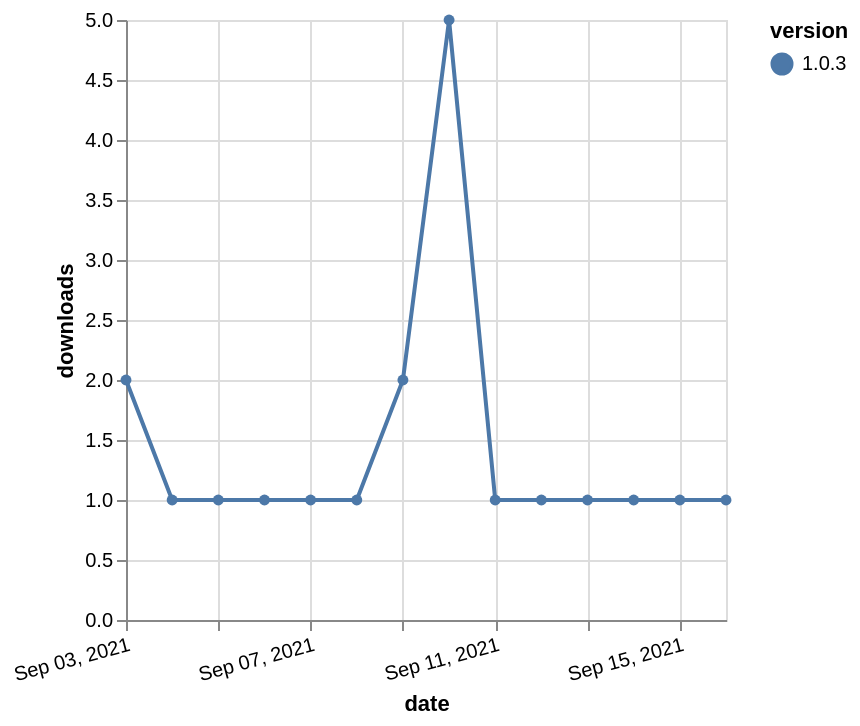

Source (Vega-Lite JSON):
### Vega-Lite specification from a JSON file in a GitHub repository (floating-point values rounded to 4 significant figures)
{"$schema": "https://vega.github.io/schema/vega-lite/v5.json", "description": "A simple bar chart with embedded data.", "data": {"values": [{"date": "2021-09-03", "total": 593, "delta": 2, "version": "1.0.3"}, {"date": "2021-09-04", "total": 594, "delta": 1, "version": "1.0.3"}, {"date": "2021-09-05", "total": 595, "delta": 1, "version": "1.0.3"}, {"date": "2021-09-06", "total": 596, "delta": 1, "version": "1.0.3"}, {"date": "2021-09-07", "total": 597, "delta": 1, "version": "1.0.3"}, {"date": "2021-09-08", "total": 598, "delta": 1, "version": "1.0.3"}, {"date": "2021-09-09", "total": 600, "delta": 2, "version": "1.0.3"}, {"date": "2021-09-10", "total": 605, "delta": 5, "version": "1.0.3"}, {"date": "2021-09-11", "total": 606, "delta": 1, "version": "1.0.3"}, {"date": "2021-09-12", "total": 607, "delta": 1, "version": "1.0.3"}, {"date": "2021-09-13", "total": 608, "delta": 1, "version": "1.0.3"}, {"date": "2021-09-14", "total": 609, "delta": 1, "version": "1.0.3"}, {"date": "2021-09-15", "total": 610, "delta": 1, "version": "1.0.3"}, {"date": "2021-09-16", "total": 611, "delta": 1, "version": "1.0.3"}]}, "width": "container", "mark": {"type": "line", "point": {"filled": true}}, "encoding": {"x": {"field": "date", "type": "temporal", "timeUnit": "yearmonthdate", "title": "date", "axis": {"labelAngle": -15}}, "y": {"field": "delta", "type": "quantitative", "title": "downloads"}, "color": {"field": "version", "type": "nominal"}, "tooltip": {"field": "delta"}}}
